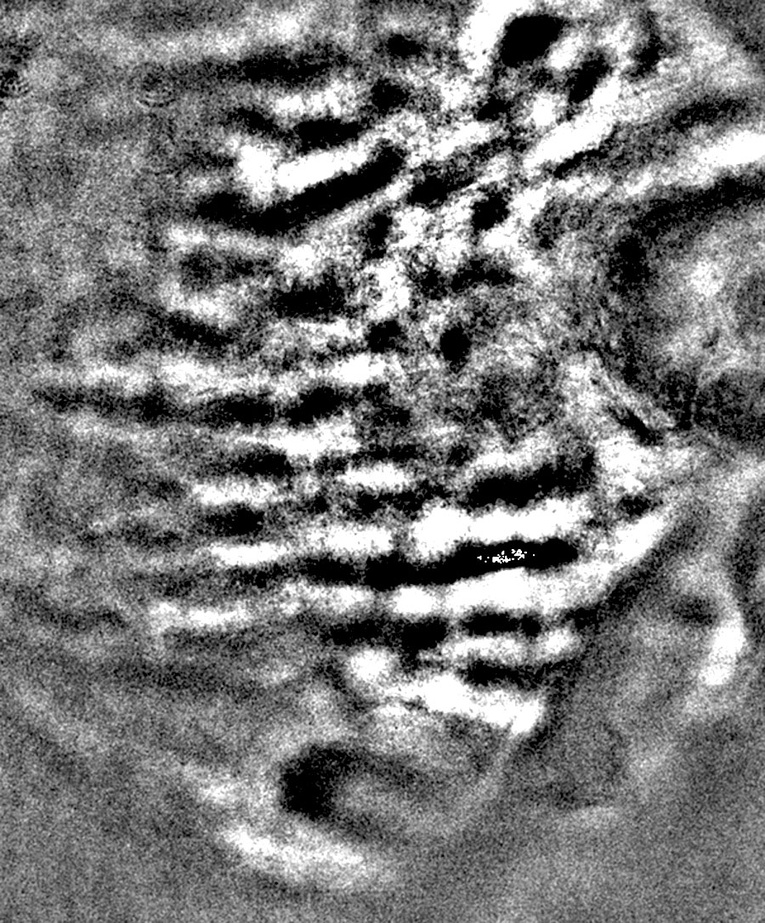
#> input picture Lame_criblee/LC002.jpg, 765 x 923 px, shrunk from 900 x 1086 before the run
$ python traitementcontrast_Chloe.py
#> lines starting #> are read from the running program, lines starting #| are printed output that depends on the picture; after the words box and inside, x2 and y2 are one past the last pixel; in counts of white or black regions, pixels touching at a corner belong together
import cv2
import numpy as np
from matplotlib import pyplot as plt
from skimage.filters import threshold_otsu, gaussian, laplace
from skimage.morphology import white_tophat, disk
import os

# Créez le dossier 'Results' s'il n'existe pas déjà
results_path = 'Results_Chloe'
if not os.path.exists(results_path):
    os.makedirs(results_path)

# Créez un sous-dossier spécifique pour les résultats de cette exécution
result_folder = os.path.join(results_path, 'Mask_Results')
if not os.path.exists(result_folder):
    os.makedirs(result_folder)

# Vérifier si le fichier image existe dans le répertoire courant
image_path = os.path.join('Lame_criblee', 'LC002.jpg')  # Remplacez par le chemin de votre image
if not os.path.isfile(image_path):
    raise FileNotFoundError(f"Image not found at path: {image_path}")

# Charger l'image
image = cv2.imread(image_path, cv2.IMREAD_GRAYSCALE)
#> image is the input picture: shape (923, 765); min 0, max 255, mean 119.7
if image is None:
    raise FileNotFoundError(f"Image not found or cannot be opened at path: {image_path}")

# II. Pré-traitement de l’image

# 2. Augmentation du contraste
def manual_contrast(image, factor):
    return cv2.convertScaleAbs(image, alpha=factor, beta=0)

def histogram_equalization(image):
    return cv2.equalizeHist(image)

def top_hat(image):
    selem = disk(12)
    return white_tophat(image, selem)

# V. Détection de contours
def laplacian_of_gaussian(image):
    return laplace(gaussian(image, sigma=3))

# Binarisation en utilisant Otsu
def binarize(image):
    thresh = threshold_otsu(image)
    binary = image > thresh
    return (binary * 255).astype(np.uint8)

# Fonction pour sauvegarder les images
def save_image(image, filename):
    filepath = os.path.join(result_folder, filename)
    plt.imsave(filepath, image, cmap='gray')

# Exemple de flux de travail
original_image = image
manual_contrast_image = manual_contrast(image, 1.5)
equalized_image = histogram_equalization(image)
tophat_image = top_hat(image)
log_image = laplacian_of_gaussian(image)
#> in laplacian_of_gaussian, `return laplace(gaussian(image, sigma=3))`:
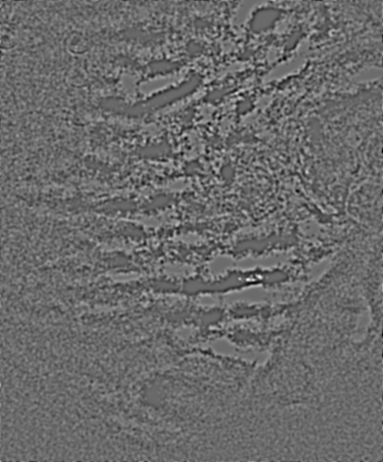
#> returned value: shape (923, 765) float64 (shown at 1/2 size); min -0.0388, max 0.0537, mean -9.18e-20; drawn with min black and max white

# Générer un masque binaire à partir de l'image originale
mask_binary = binarize(original_image)
#> in binarize, `thresh = threshold_otsu(image)`: thresh = 128
#> in binarize, `binary = image > thresh`:
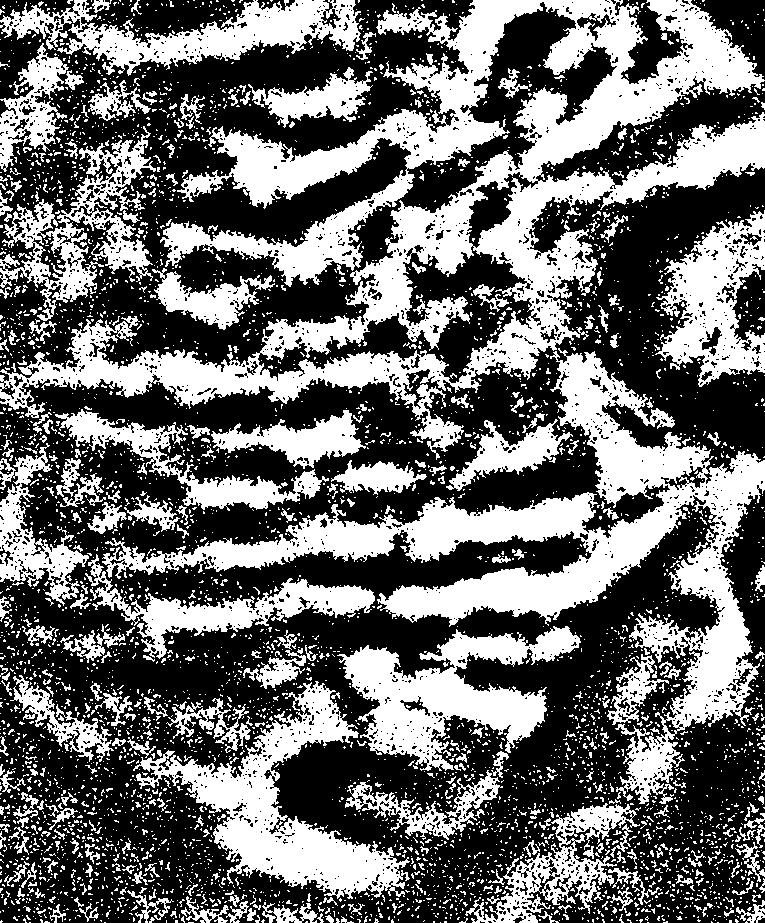
#> binary: shape (923, 765) bool; 41.8% white; 4748 white regions (4348 under 20 px), largest, box (x1, y1, x2, y2) and area: (0, 0, 765, 460) 88155, (102, 348, 765, 804) 51469, (133, 681, 410, 899) 17560

# Binarisation des images traitées
manual_contrast_binary = binarize(manual_contrast_image)
equalized_binary = binarize(equalized_image)
#> in binarize (call 3), `thresh = threshold_otsu(image)`: thresh = 123
#> in binarize (call 3), `binary = image > thresh`:
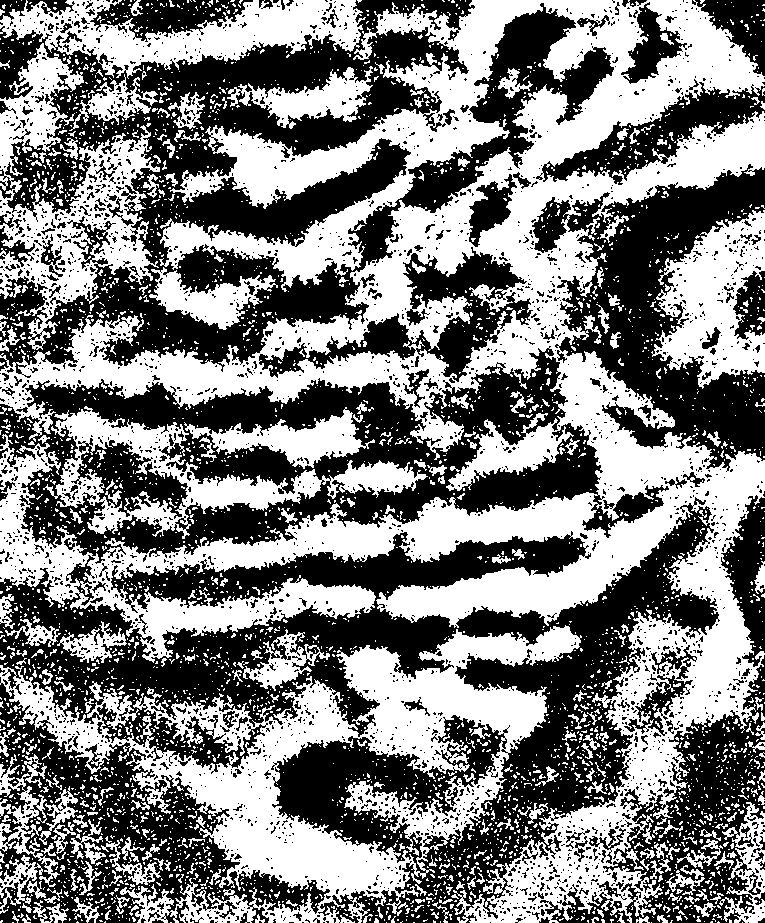
#> binary: shape (923, 765) bool; 49.6% white; 3850 white regions (3503 under 20 px), largest, box (x1, y1, x2, y2) and area: (0, 0, 765, 923) 186805, (0, 625, 582, 923) 53172, (0, 43, 160, 350) 17157
tophat_binary = binarize(tophat_image)
#> in binarize (call 4), `thresh = threshold_otsu(image)`: thresh = 63
#> in binarize (call 4), `binary = image > thresh`:
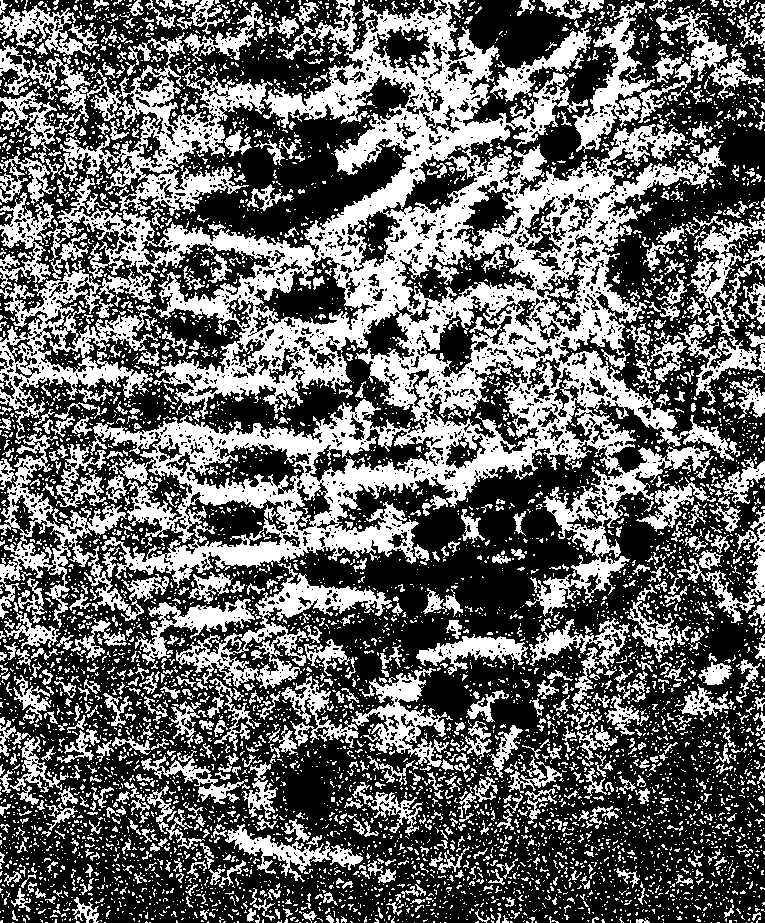
#> binary: shape (923, 765) bool; 39.8% white; 6681 white regions (5811 under 20 px), largest, box (x1, y1, x2, y2) and area: (57, 0, 734, 617) 116999, (45, 32, 273, 216) 10572, (0, 262, 158, 440) 8034
log_binary = binarize(log_image)
#> in binarize (call 5), `thresh = threshold_otsu(image)`: thresh = 3.36e-05
#> in binarize (call 5), `binary = image > thresh`:
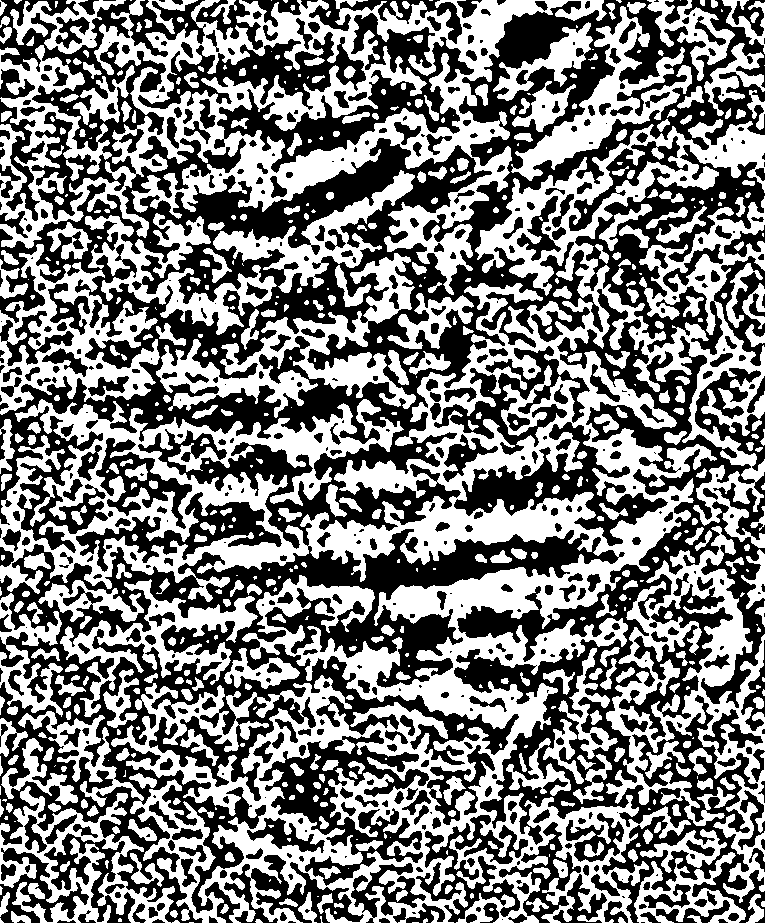
#> binary: shape (923, 765) bool; 49.5% white; 584 white regions (198 under 20 px), largest, box (x1, y1, x2, y2) and area: (0, 119, 765, 923) 160406, (0, 0, 607, 295) 48800, (606, 526, 765, 903) 18038

# Sauvegarder les images traitées
save_image(original_image, 'original_image.png')
save_image(manual_contrast_image, 'manual_contrast_image.png')
save_image(equalized_image, 'equalized_image.png')
save_image(tophat_image, 'tophat_image.png')
save_image(log_image, 'log_image.png')

# Sauvegarder les images binaires
save_image(mask_binary, 'mask_binary.png')
save_image(manual_contrast_binary, 'manual_contrast_binary.png')
save_image(equalized_binary, 'equalized_binary.png')
save_image(tophat_binary, 'tophat_binary.png')
save_image(log_binary, 'log_binary.png')

# Comparaison des images traitées avec l'image originale
def plot_comparison(original, processed, title_processed, filename):
    plt.figure(figsize=(12, 6))
    plt.subplot(121), plt.imshow(original, cmap='gray'), plt.title('Original Image')
    plt.subplot(122), plt.imshow(processed, cmap='gray'), plt.title(title_processed)
    comparison_path = os.path.join(result_folder, filename)
    plt.savefig(comparison_path)
    plt.close()

# Comparer et sauvegarder les résultats
plot_comparison(original_image, manual_contrast_image, 'Manual Contrast', 'comparison_manual_contrast.png')
plot_comparison(original_image, equalized_image, 'Histogram Equalization', 'comparison_equalized_image.png')
plot_comparison(original_image, tophat_image, 'Top Hat', 'comparison_tophat_image.png')
plot_comparison(original_image, log_image, 'Laplacian of Gaussian', 'comparison_log_image.png')

# Comparer et sauvegarder les images binaires avec le masque binaire généré
plot_comparison(mask_binary, manual_contrast_binary, 'Manual Contrast Binary', 'comparison_manual_contrast_binary.png')
plot_comparison(mask_binary, equalized_binary, 'Histogram Equalization Binary', 'comparison_equalized_binary.png')
plot_comparison(mask_binary, tophat_binary, 'Top Hat Binary', 'comparison_tophat_binary.png')
plot_comparison(mask_binary, log_binary, 'Laplacian of Gaussian Binary', 'comparison_log_binary.png')

$ run again, with Lame_criblee/LC001.jpg copied over Lame_criblee/LC002.jpg
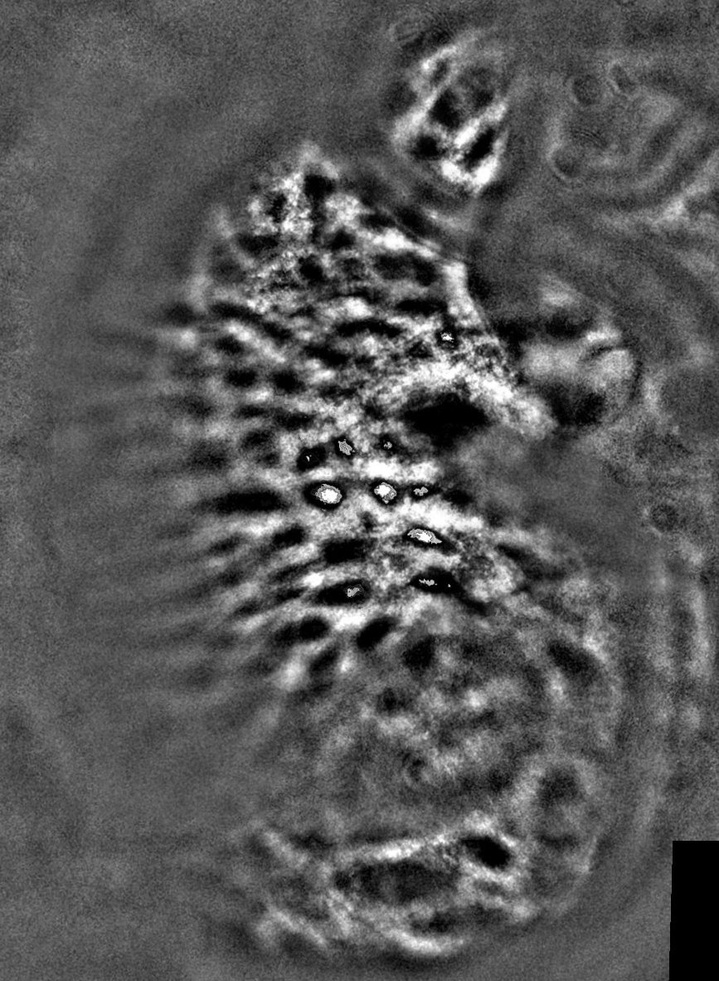
#> input picture Lame_criblee/LC001.jpg, 719 x 981 px, shrunk from 867 x 1182 before the run
#> image is the input picture: shape (981, 719); min 0, max 255, mean 86.8
#> thresh = 115
#> in binarize, `binary = image > thresh`:
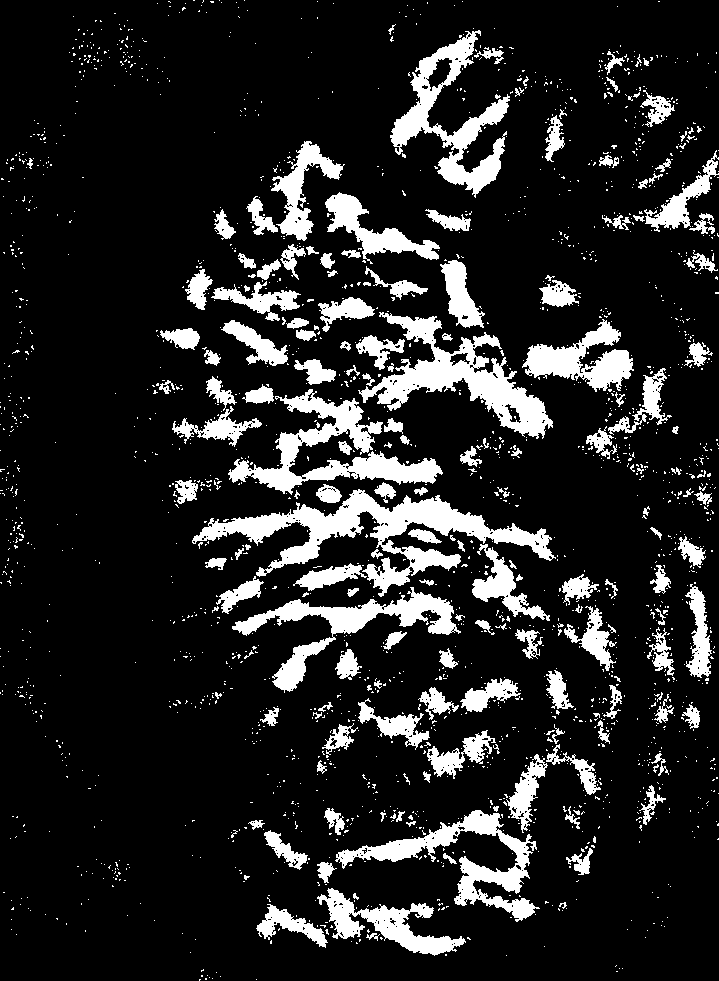
#> binary: shape (981, 719) bool; 14.4% white; 2082 white regions (1912 under 20 px), largest, box (x1, y1, x2, y2) and area: (192, 489, 556, 597) 10384, (358, 312, 553, 439) 7409, (228, 389, 443, 495) 6700
#> binary: shape (981, 719) bool; 21.1% white; 4676 white regions (4436 under 20 px), largest, box (x1, y1, x2, y2) and area: (190, 489, 561, 624) 16443, (335, 722, 609, 924) 10129, (343, 310, 557, 441) 9364
#> binary: shape (981, 719) bool; 51.2% white; 4594 black regions (4347 under 20 px), largest, box (x1, y1, x2, y2) and area: (0, 0, 719, 981) 231955, (316, 615, 555, 818) 19636, (130, 290, 407, 385) 6251
#> binary: shape (981, 719) bool; 10.6% white; 1878 white regions (1698 under 20 px), largest, box (x1, y1, x2, y2) and area: (226, 490, 533, 602) 11080, (215, 281, 540, 425) 10435, (274, 388, 424, 467) 3654
#> thresh = 0.00326
#> in binarize (call 5), `binary = image > thresh`:
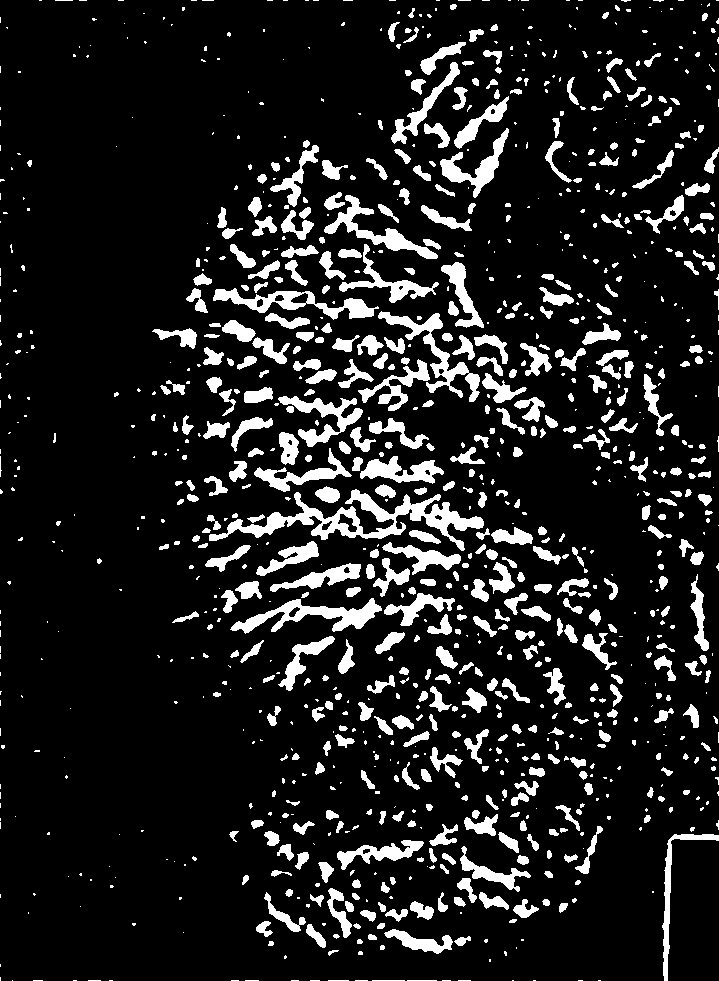
#> binary: shape (981, 719) bool; 12.5% white; 1097 white regions (552 under 20 px), largest, box (x1, y1, x2, y2) and area: (209, 489, 484, 551) 4458, (230, 598, 382, 634) 1964, (378, 311, 480, 402) 1842
